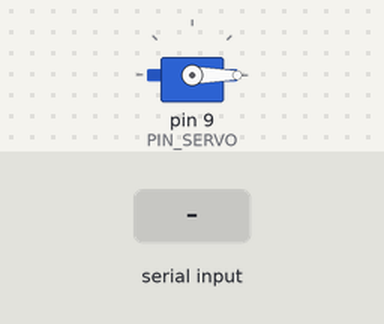
Recording of a sketch running on a simulated Arduino Uno, built with avr-gcc and run on an emulated ATmega328P. Shown: servo. Inputs (shaded band) come from the test bench. What the sketch prints to the serial monitor is not drawn.

Above: at 1.2 s.
1.3 s: "s" received over Serial
At 3.9 s:
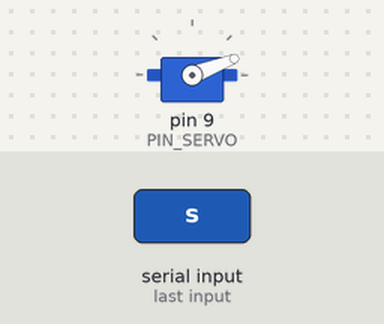
4.3 s: "f" received over Serial
At 5.5 s:
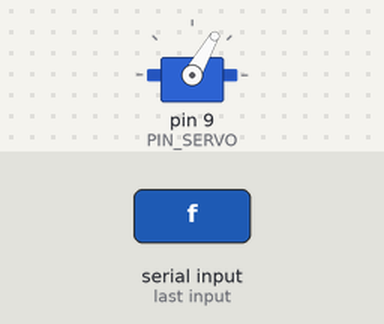
5.8 s: "b" received over Serial
At 6.6 s:
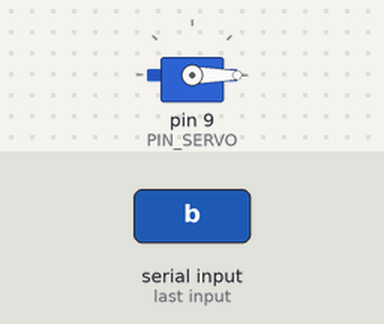
Timing chart, 0 to 8.8 s (numbered marks = the images above; inputs shaded):
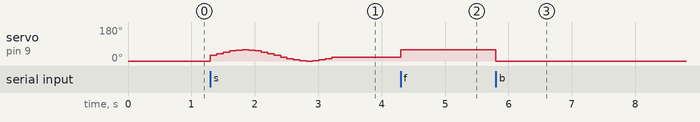

Measured:
- after the input at 1.3 s, servo on pin 9 (PIN_SERVO): 0° → 30° at once, → 39° 0.10 s later, → 47° 0.10 s later, → 54° 0.10 s later, … (20 changes in this stretch)
- after the input at 4.3 s, servo on pin 9 (PIN_SERVO): 21° → 60° at once
- after the input at 5.8 s, servo on pin 9 (PIN_SERVO): 60° → 0° at once

The sketch:

servo_test.ino
```cpp
/**
 * サーボ単体テスト
 * シリアルモニタから操作:
 *   f → 前方（60度）に移動
 *   b → 初期位置（0度）に戻る
 *   s → sin波で1サイクル動かす
 */

#include <Servo.h>

#define PIN_SERVO 9

const int SERVO_SAFE      =  0;
const int SERVO_CENTER    = 30;
const int SERVO_AMPLITUDE = 30;
const int SERVO_STEPS     = 20;

Servo servo;

void setup() {
  Serial.begin(115200);
  servo.attach(PIN_SERVO);
  servo.write(SERVO_SAFE);
  Serial.println("READY");
  Serial.println("f: 前方(60度)  b: 戻る(0度)  s: sinサイクル");
}

void loop() {
  if (!Serial.available()) return;

  char c = Serial.read();

  if (c == 'f') {
    int angle = SERVO_CENTER + SERVO_AMPLITUDE;
    servo.write(angle);
    Serial.print("-> "); Serial.print(angle); Serial.println("度");

  } else if (c == 'b') {
    servo.write(SERVO_SAFE);
    Serial.println("-> 0度（初期位置）");

  } else if (c == 's') {
    Serial.println("sin 1サイクル開始");
    for (int step = 0; step < SERVO_STEPS; step++) {
      float phase = (2.0 * PI * step) / SERVO_STEPS;
      int angle   = SERVO_CENTER + (int)(SERVO_AMPLITUDE * sin(phase));
      servo.write(angle);
      Serial.print("step="); Serial.print(step);
      Serial.print(" angle="); Serial.println(angle);
      delay(100);
    }
    Serial.println("完了");
  }
}
```
